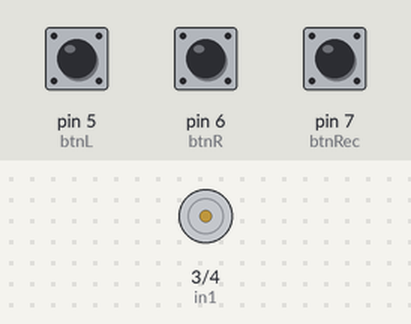
Simulated run of this sketch. Board: Arduino Uno, built with avr-gcc and run on an emulated ATmega328P. Parts: motor-driver pin pairs drawn as motors (green arrow = first pin HIGH = forward, orange = second pin HIGH = backward, longer = more drive, scaled by the enable pin). The inputs (shaded band) are chosen by the test bench; at power-on: pin 5 (btnL) LOW, pin 6 (btnR) LOW, pin 7 (btnRec) LOW.

Above: at 1.2 s.
1.3 s: pin 5 (btnL) pulled HIGH for 0.15 s
At 1.38 s:
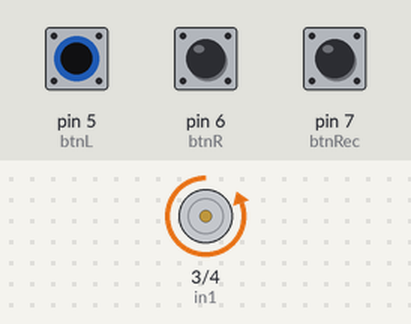
2.9 s: pin 6 (btnR) pulled HIGH for 0.15 s
At 2.98 s:
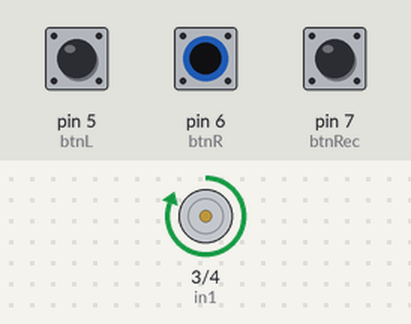
6.1 s: pin 5 (btnL) pulled HIGH for 3.2 s
At 6.7 s:
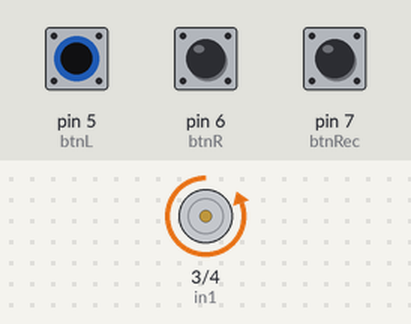
10.8 s: pin 6 (btnR) pulled HIGH for 3.2 s
At 11.5 s:
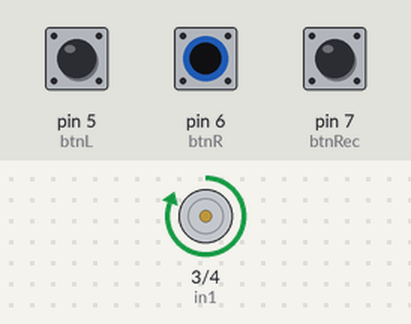
Timing chart, 0 to 15.5 s (numbered marks = the images above; inputs shaded):
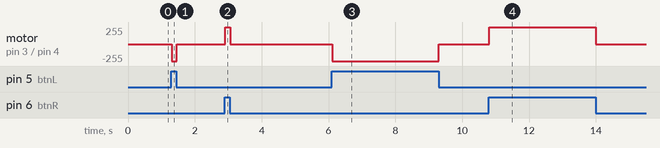

The sketch:

Recording_Hall_Data_Auto_Faster.ino
```cpp
/*
 * Code description here
 */

// Setting all pin values
const int enA = 2;
const int in1 = 3;
const int in2 = 4;
const int btnL = 5;
const int btnR = 6;
const int btnRec = 7;
const int hall = A0;

// Setting all variables
int hallVal = 0;
int btnLState = 0;
int btnLPrev = 0;
int btnRState = 0;
int btnRPrev = 0;
int btnRecState = 0;
int btnRecPrev = 0;
int btnRecOnce = 0;
int fileNum = 1;
unsigned long currTime;
unsigned long startTime;

void setup() {
  // put your setup code here, to run once:
  // begin the serial monitor
  Serial.begin(2000000);

  // setting pinModes
  pinMode(enA, OUTPUT);
  pinMode(in1, OUTPUT);
  pinMode(in2, OUTPUT);

  pinMode(btnL, INPUT);
  pinMode(btnR, INPUT);
}

void loop() {
  // check if we need to move motor
  motorBtnCheck();

  // check if we need to record
  btnRecPrev = btnRecState;
  btnRecState = digitalRead(btnRec);

  // start recording (send "new file" trigger)
  startTime = 0;
  if (btnRecPrev==1 && btnRecState==1 && btnRecOnce==0) {
    Serial.print("new file: extendedCut_");
    Serial.println(String(fileNum));
    btnRecOnce = 1;
    fileNum = fileNum + 1;
  } else if (btnRecState==1 && btnRecPrev==1 && btnRecOnce==1) {
      while (btnRecState==1) {
        motorBtnCheck();
        btnRecState = digitalRead(btnRec);
        Serial.print(micros());
        //currTime = micros();
        Serial.print(",");
        Serial.println(analogRead(hall));
      }
  } else if (btnRecState==0 && btnRecPrev==0 && btnRecOnce==1) {
      btnRecOnce = 0;
      Serial.println("end file");
  }

  delay(5);
}

void motorBtnCheck() {
  // get button states
  btnLPrev = btnLState;
  btnRPrev = btnRState;
  btnLState = digitalRead(btnL);
  btnRState = digitalRead(btnR);

  // determine what to do with motor
  if (btnLState==HIGH && btnLPrev==HIGH) {
    motorL(100);
  } else if (btnRState==HIGH && btnRPrev==HIGH) {
    motorR(100);
  } else {
    motorStop();
  }
}

void motorR(int speed) { // speed should be from 0% to 100%
  digitalWrite(in1, HIGH);
  digitalWrite(in2, LOW);
  speed = map(speed, 0, 100, 0, 255);
  analogWrite(enA, speed);
}

void motorL(int speed) { // speed should be from 0% to 100%
  digitalWrite(in1, LOW);
  digitalWrite(in2, HIGH);
  speed = map(speed, 0, 100, 0, 255);
  analogWrite(enA, speed);
}

void motorStop(){
  digitalWrite(in1, LOW);
  digitalWrite(in2, LOW);
  analogWrite(enA, 0);
}
```

Measured:
- after the input at 1.3 s, motor on pin 3 (in1) / pin 4 (in2): stopped → backward 255/255 at once, → stopped 0.15 s later
- after the input at 2.9 s, motor on pin 3 (in1) / pin 4 (in2): stopped → forward 255/255 at once, → stopped 0.15 s later
- after the input at 6.1 s, motor on pin 3 (in1) / pin 4 (in2): stopped → backward 255/255 at once, → stopped 3.2 s later
- after the input at 10.8 s, motor on pin 3 (in1) / pin 4 (in2): stopped → forward 255/255 at once, → stopped 3.2 s later
